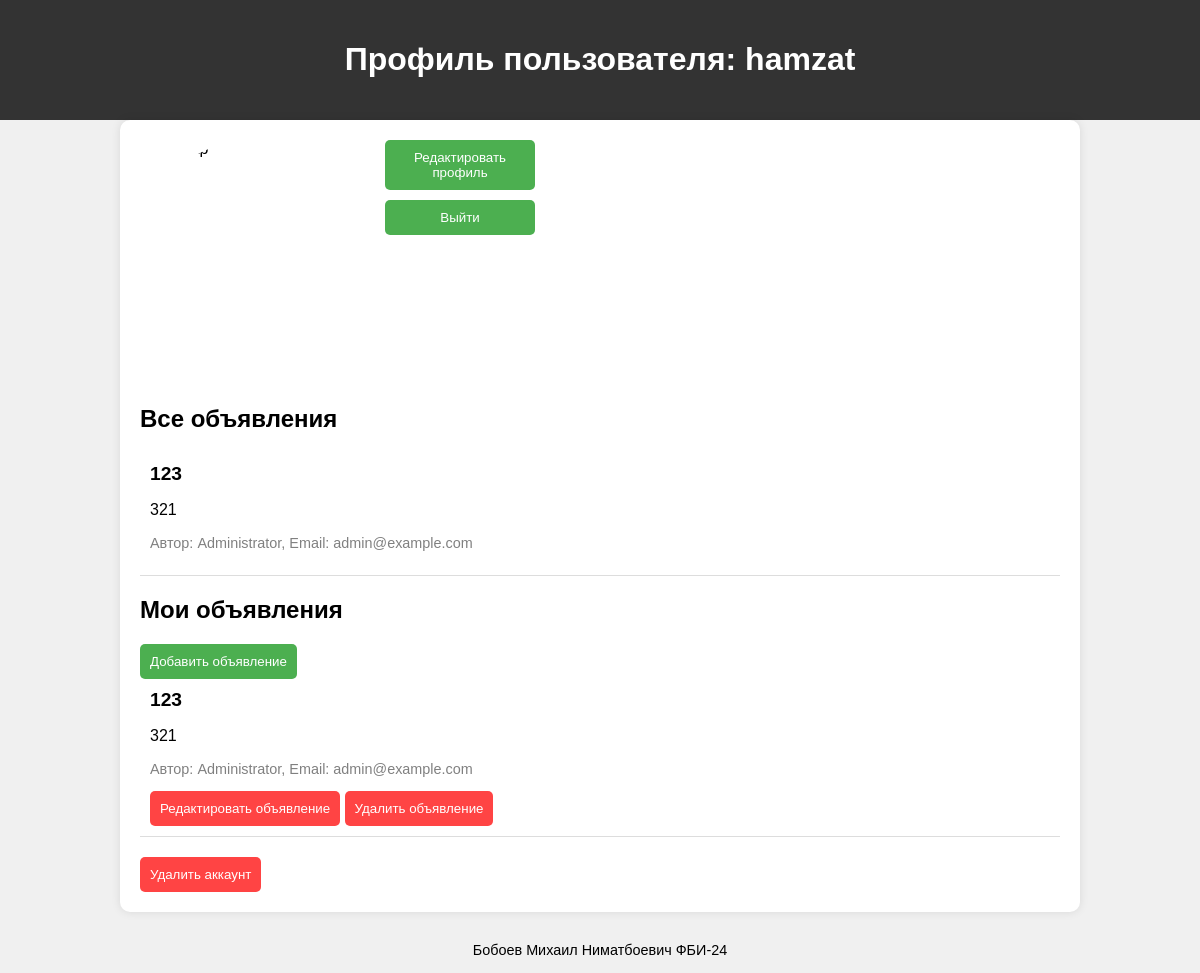
The page /profile (signed in) on the database as committed earlier.
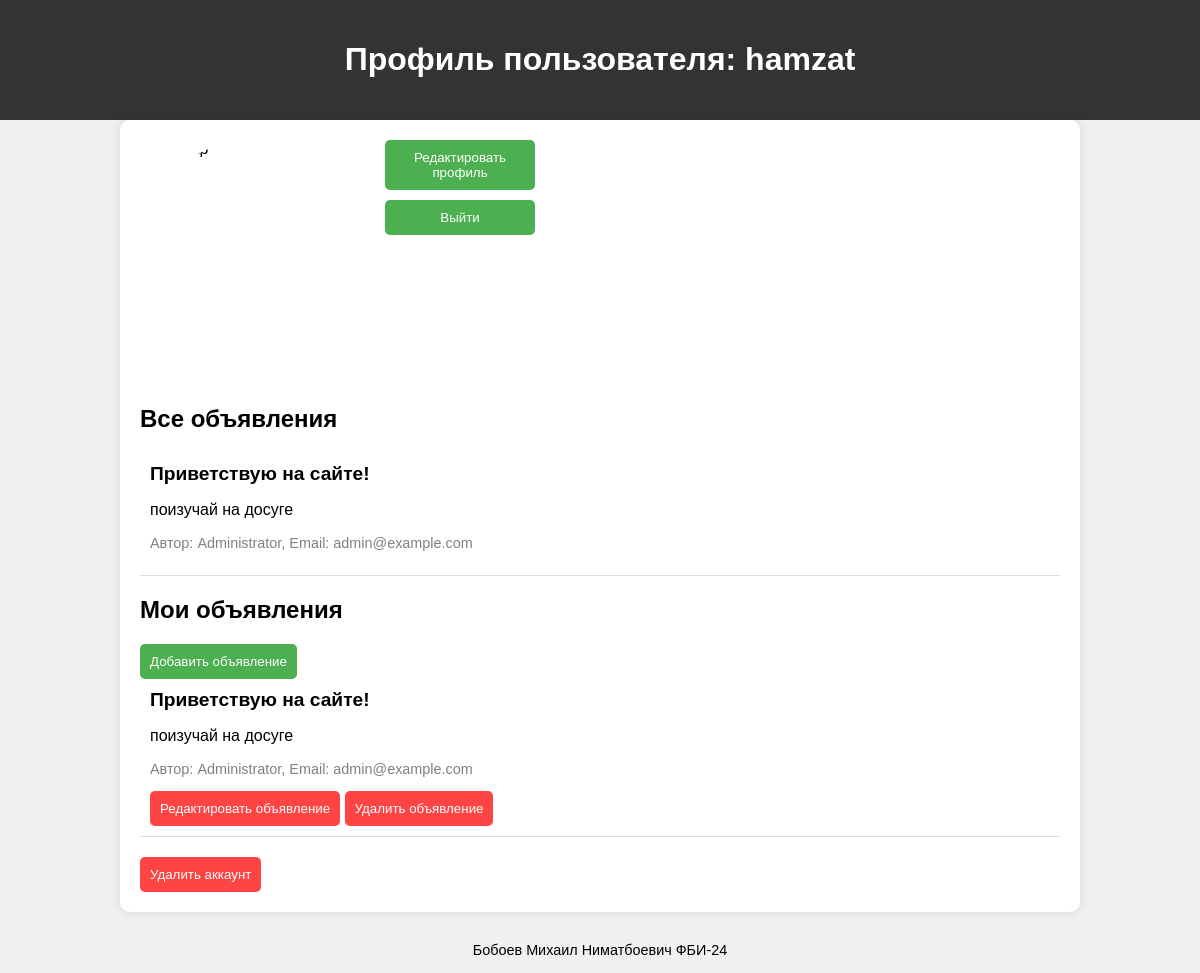
The same page on the database as committed later.
### tables this page shows
CREATE TABLE posts (
    id INTEGER PRIMARY KEY AUTOINCREMENT,
    title TEXT NOT NULL CHECK(length(title) > 0),
    content TEXT NOT NULL CHECK(length(content) > 0),
    user_id INTEGER NOT NULL,
    FOREIGN KEY(user_id) REFERENCES users(id) ON DELETE CASCADE
);

CREATE TABLE users (
    id INTEGER PRIMARY KEY AUTOINCREMENT,
    username TEXT UNIQUE NOT NULL CHECK(length(username) > 0),
    password TEXT NOT NULL CHECK(length(password) > 0),
    name TEXT NOT NULL,
    email TEXT UNIQUE NOT NULL,
    avatar TEXT,
    about TEXT,
    is_admin INTEGER DEFAULT 0 CHECK(is_admin IN (0, 1))
);

### app.py (the view)
@app.route('/profile')
def profile():
    conn = get_db_connection()
    user = conn.execute('SELECT * FROM users WHERE username = ?', (session['username'],)).fetchone()
    all_posts = conn.execute('''
        SELECT posts.title, posts.content, users.name AS author_name, users.email AS author_email
        FROM posts
        INNER JOIN users ON posts.user_id = users.id
    ''').fetchall()
    posts = conn.execute('SELECT * FROM posts WHERE user_id = ?', (user['id'],)).fetchall()
    conn.close()
    user_info = {
        'id': user['id'],
        'username': user['username'],
        'password': user['password'],
        'name': user['name'],
        'email': user['email'],
        'about': user['about'],
        'avatar': user['avatar'] if user['avatar'] else 'default_avatar.png',
        'is_admin': user['is_admin']
    }
    return render_template('profile.html', user=user_info, posts=posts, all_posts=all_posts)

### app.py (called while the page is built)
def get_db_connection():
    conn = sqlite3.connect(DATABASE)
    conn.row_factory = sqlite3.Row
    return conn

### templates/profile.html (shortened to what this page needs)
<!DOCTYPE html>
<html lang="ru">
<head>
</head>
<body>
    <header>
        <h1>Профиль пользователя: {{ user['username'] }}</h1>
    </header>
    <div class="container">
        <div class="board">
            <div class="profile-section">
                <img src="{{ url_for('static', filename='avatars/' + user['avatar']) }}" alt="Аватар" class="avatar">
                <div class="profile-buttons">
                    <button onclick="location.href='{{ url_for('edit_profile') }}'" class="btn-green">Редактировать профиль</button>
                    <button onclick="location.href='{{ url_for('logout') }}'" class="btn-red">Выйти</button>
                </div>
            </div>
            <h2>Все объявления</h2>
            {% for post in all_posts %}
            <div class="announcement">
                <div class="title">{{ post.title }}</div>
                <p>{{ post.content }}</p>
                <p class="email">Автор: {{ post.author_name }}, Email: {{ post.author_email }}</p>
            </div>
            {% endfor %}
            <h2>Мои объявления</h2>
            <button onclick="location.href='{{ url_for('add_post') }}'" class="btn-green">Добавить объявление</button>
            {% for post in posts %}
            <div class="announcement">
                <div class="title">{{ post.title }}</div>
                <p>{{ post.content }}</p>
                <p class="email">Автор: {{ user['name'] }}, Email: {{ user['email'] }}</p>
                <button onclick="location.href='{{ url_for('edit_post', post_id=post['id']) }}'" class="btn-red">Редактировать объявление</button>
                <button onclick="deletePost({{ post['id'] }})" class="btn-red">Удалить объявление</button>
            </div>
            {% endfor %}
            <button onclick="deleteAccount()" class="btn-red">Удалить аккаунт</button>
        </div>
    </div>
    <footer>
        <p>Бобоев Михаил Ниматбоевич ФБИ-24</p>
    </footer>
</body>
</html>

Rows that differ between the two databases and show on the page:
removed posts: title "123", content "321", author_name "Administrator", author_email "admin@example.com", {{ user['name'] }} "Administrator", {{ user['email'] }} "admin@example.com"
added posts: title "Приветствую на сайте!", content "поизучай на досуге", author_name "Administrator", author_email "admin@example.com", {{ user['name'] }} "Administrator", {{ user['email'] }} "admin@example.com"
